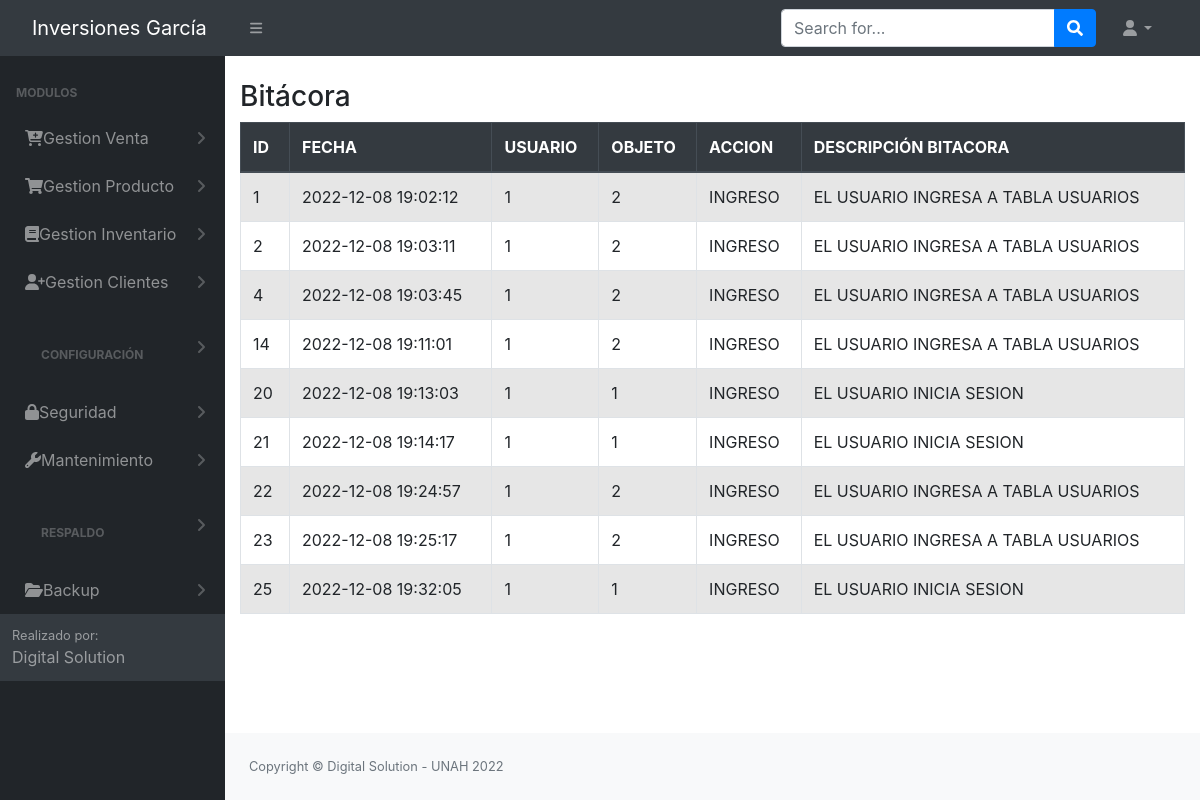
The page /Login/bitacora.php (signed in) on the database as committed earlier.
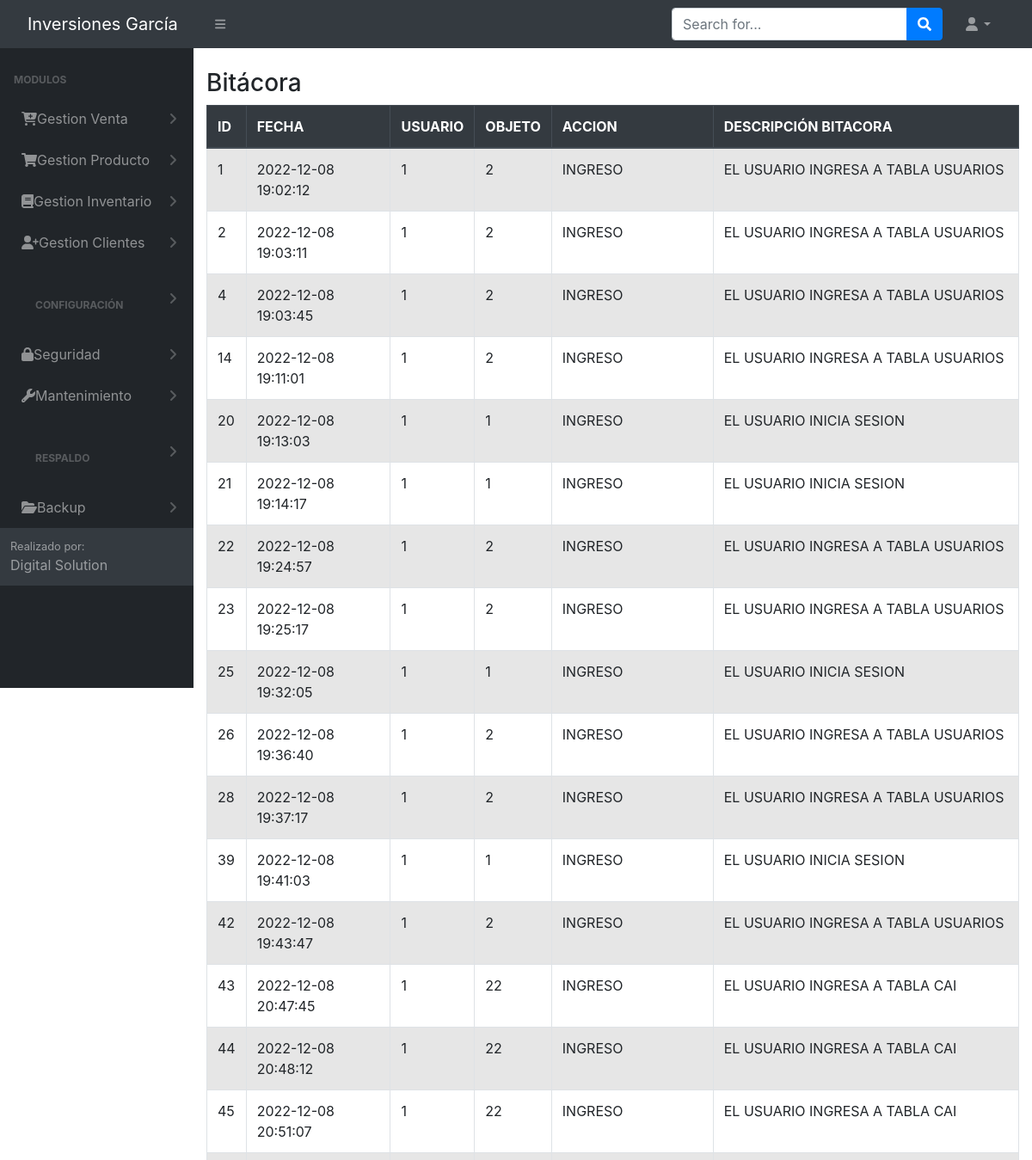
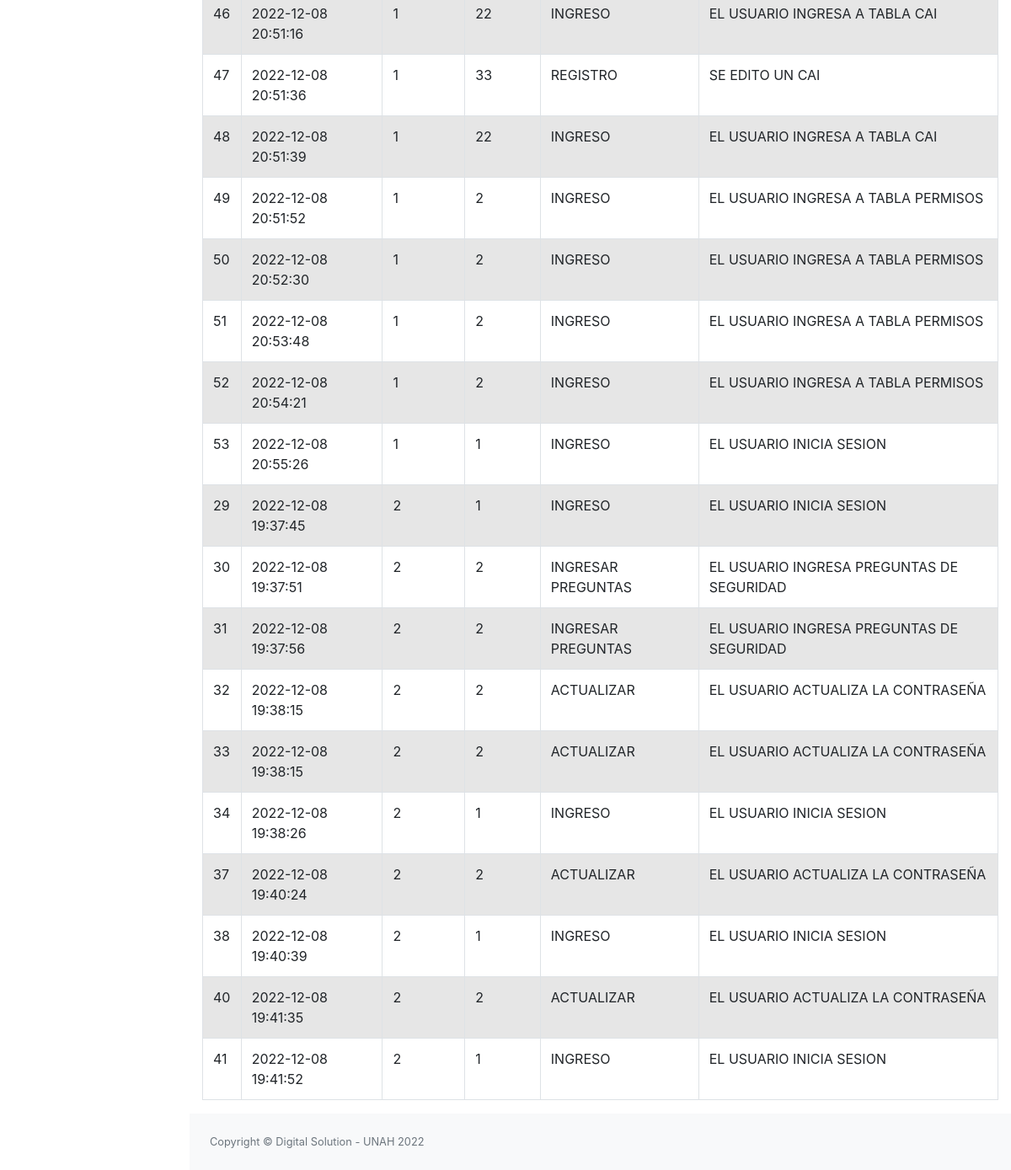
The same page on the database as committed later (2 pictures, top to bottom).
### tables this page shows
CREATE TABLE `tbl_permisos` (
  `id_permiso` int(11) NOT NULL AUTO_INCREMENT,
  `id_rol` int(11) NOT NULL,
  `permiso_insercion` int(11) NOT NULL,
  `permiso_eliminacion` int(11) NOT NULL,
  `permiso_modificar` int(11) NOT NULL,
  `permiso_consultar` int(11) NOT NULL,
  `id_objeto` int(11) NOT NULL,
  `pdf` int(11) NOT NULL,
  PRIMARY KEY (`id_permiso`),
  KEY `id_objeto` (`id_objeto`),
  KEY `id_rol` (`id_rol`)
);

CREATE TABLE `tbl_modulos` (
  `id_objeto` int(11) NOT NULL AUTO_INCREMENT,
  `Objeto` varchar(100) NOT NULL,
  `descripcion_objeto` varchar(30) NOT NULL,
  `id_padre` int(11) NOT NULL,
  `URL` varchar(100) NOT NULL,
  PRIMARY KEY (`id_objeto`)
);

CREATE TABLE `tbl_bitacora` (
  `id` int(11) NOT NULL AUTO_INCREMENT,
  `fecha` timestamp NOT NULL DEFAULT current_timestamp() ON UPDATE current_timestamp(),
  `id_usuario` int(11) NOT NULL,
  `id_objeto` int(11) NOT NULL,
  `accion` varchar(20) NOT NULL,
  `descripcion` varchar(80) NOT NULL,
  PRIMARY KEY (`id`),
  KEY `id_usuario` (`id_usuario`),
  KEY `id_objeto` (`id_objeto`),
  KEY `id_usuario_2` (`id_usuario`),
  CONSTRAINT `tbl_bitacora_ibfk_1` FOREIGN KEY (`id_usuario`) REFERENCES `tbl_usuario` (`id_usuario`)
);

CREATE TABLE `tbl_usuario` (
  `id_usuario` int(11) NOT NULL AUTO_INCREMENT,
  `nombre` varchar(100) NOT NULL,
  `correo` varchar(100) NOT NULL,
  `usuario` varchar(20) NOT NULL,
  `clave` varchar(50) NOT NULL,
  `id_rol` int(11) NOT NULL,
  `fecha_ultima_conexion` timestamp NOT NULL DEFAULT current_timestamp() ON UPDATE current_timestamp(),
  `preguntas_contestadas` int(11) NOT NULL,
  `primer_ingreso` int(11) NOT NULL,
  `fecha_vencimiento` date NOT NULL DEFAULT '0000-00-00',
  `id_estado` int(11) NOT NULL,
  `id_empleado` int(11) NOT NULL,
  PRIMARY KEY (`id_usuario`),
  KEY `id_rol` (`id_rol`),
  KEY `estado` (`id_estado`),
  KEY `id_empleado` (`id_empleado`),
  CONSTRAINT `tbl_usuario_ibfk_1` FOREIGN KEY (`id_estado`) REFERENCES `tbl_estado` (`id_estado`),
  CONSTRAINT `tbl_usuario_ibfk_2` FOREIGN KEY (`id_rol`) REFERENCES `tbl_roles` (`id_rol`)
);

### config/conex.php (called while the page is built, shortened)
<?php
     function getConexion()
    {
        $db = new PDO('mysql:host=localhost:3306;dbname=bd_inversiones_garcia', 'root', '');
        return $db;
    }
?>

### controladores/controlador_bitacora.php (called while the page is built, shortened)
<?php
   require_once '../modelos/modelo_bitacora.php';
    function traerBitacora(){
        $modeloBitacora = new bitacora();
        $resultado = $modeloBitacora->get_bitacora();
        return $resultado;
    }
?>

### modelos/modelo_bitacora.php (called while the page is built, shortened)
<?php
class bitacora
{
    private $db;
    private $bitacora;
    public function __construct()
    {
        $this->db = getConexion();
        $this->bitacora = array();
    }
    private function setNames()
    {
        return $this->db->query("SET NAMES 'utf8'");
    }
    public function get_bitacora(){
        $this->db = getConexion();
        self::setNames();
        $sql = "SELECT b.id as id, b.fecha AS fecha, b.fecha AS fecha, u.id_usuario AS id_usuario, m.id_objeto AS id_objeto,
        b.accion AS accion, b.descripcion AS descripcion
        FROM tbl_bitacora as b inner join tbl_usuario as u on b.id_usuario = u.id_usuario
        inner join tbl_modulos as m on b.id_objeto = m.id_objeto;";
        $resultado = $this->db->query($sql);
        foreach ($resultado as $resp) {
            $this->bitacora[] = $resp;
        }
        return $this->bitacora;
        $this->db = null;
    }
}
?>

### Login/bitacora.php (the view, shortened to what this page needs)
<?php
include_once "../Login/header.php";
include_once '../controladores/controlador_bitacora.php';
?>
<div class="container-fluid">
    <div class="page-title">
        <div class="title_left">
            <h3>Bitácora</h3>
        </div>
    </div>
    <div class="row">
        <div class="col-lg-12">
            <div class="table-responsive">
                <table class="table table-striped table-bordered" id="table">
                    <thead class="thead-dark">
                        <tr>
                            <th>ID</th>
                            <th>FECHA</th>
                            <th>USUARIO</th>
                            <th>OBJETO</th>
                            <th>ACCION</th>
                            <th>DESCRIPCIÓN BITACORA</th>
                        </tr>
                    </thead>
                    <tbody>
                        <?php
                        $resultado = traerBitacora();
                        foreach ($resultado as $Bitacora) {
                            echo "<tr>";
                            echo "<td>" . $Bitacora['id'] . "</td>";
                            echo "<td>" . $Bitacora['fecha'] . "</td>";
                            echo "<td>" . $Bitacora['id_usuario'] . "</td>";
                            echo "<td>" . $Bitacora['id_objeto'] . "</td>";
                            echo "<td>" . $Bitacora['accion'] . "</td>";
                            echo "<td>" . $Bitacora['descripcion'] . "</td>";
                            echo "</tr>";
                        }
                        ?>
                    </tbody>
                </table>
            </div>
        </div>
    </div>
</div>
<?php include_once "../Login/footer.php"; ?>

### Login/header.php (shortened to what this page needs)
<?php
include '../config/conn.php';
?>
<!DOCTYPE html>
<html lang="en">
    <head>
        <link href="https://cdn.jsdelivr.net/npm/simple-datatables@latest/dist/style.css" rel="stylesheet" />
        <link href="../dist/css/styles.css" rel="stylesheet" />
        <link rel="stylesheet" href="../Login/vendors/x/dist/notiflix-3.2.5.min.css" />
        <link rel="stylesheet" href="https://cdnjs.cloudflare.com/ajax/libs/twitter-bootstrap/4.1.3/css/bootstrap.css">
        <link rel="stylesheet" href="https://cdn.datatables.net/1.10.20/css/dataTables.bootstrap4.min.css">
        <link rel="stylesheet" type="text/css" href="assets/css/main.css">
        <link rel="stylesheet" type="text/css" href="assets/css/style.css">
        <link href="https://cdn.jsdelivr.net/npm/bootstrap@5.1.3/dist/css/bootstrap.min.css" rel="stylesheet">
        <link href="../dist/css/contenedor.css" rel="stylesheet" />
        <link href="../Login/vendors/bootstrap/dist/css/bootstrap.min.css" rel="stylesheet">
        <link rel="stylesheet" href="../Login/vendors/notiflix/dist/notiflix-3.2.5.min.css" />
        <link rel="stylesheet" href="https://cdnjs.cloudflare.com/ajax/libs/font-awesome/5.7.2/css/all.min.css" />
        <link rel="stylesheet" href="https://cdnjs.cloudflare.com/ajax/libs/simple-line-icons/2.4.1/css/simple-line-icons.css" />
        <link rel="stylesheet" href="https://cdn.datatables.net/1.10.19/css/jquery.dataTables.min.css" />
        <link rel="stylesheet" href="https://cdn.datatables.net/buttons/1.5.6/css/buttons.dataTables.min.css" />
    </head>
    <body class="sb-nav-fixed">
        <nav class="sb-topnav navbar navbar-expand navbar-dark bg-dark">
            <a class="navbar-brand ps-3" id="titulo_menu" href="../dist/home.php">  Inversiones García  </a>
            <button class="btn btn-link btn-sm order-1 order-lg-0 me-4 me-lg-0" id="sidebarToggle" href="#!"><i class="fas fa-bars"></i></button>
            <form class="d-none d-md-inline-block form-inline ms-auto me-0 me-md-3 my-2 my-md-0">
                <div class="input-group">
                    <input class="form-control" type="text" placeholder="Search for..." aria-label="Search for..." aria-describedby="btnNavbarSearch" />
                    <button class="btn btn-primary" id="btnNavbarSearch" type="button"><i class="fas fa-search"></i></button>
                </div>
            </form>
            <ul class="navbar-nav ms-auto ms-md-0 me-3 me-lg-4">
                <li class="nav-item dropdown">
                    <a class="nav-link dropdown-toggle" id="navbarDropdown" href="#" role="button" data-bs-toggle="dropdown" aria-expanded="false"><i class="fas fa-user fa-fw"></i></a>
                </li>
            </ul>
        </nav>
        <div id="layoutSidenav">
            <div id="layoutSidenav_nav">
                <nav class="sb-sidenav accordion sb-sidenav-dark" id="sidenavAccordion">
                    <div class="sb-sidenav-menu">
                        <div class="nav">
                            <div class="sb-sidenav-menu-heading">Modulos</div>
                            <?php
                            $rol = $_SESSION['rol'];
                            $result = mysqli_query($conn, "select * from tbl_modulos tm inner join tbl_permisos tp ON tm.ID_OBJETO = tp.ID_OBJETO where tm.ID_PADRE = 0 and tp.permiso_consultar = 1 and tp.ID_ROL = '$rol'"); ?>
                            <?php foreach ($result as $i) : ?>
                                <a class="nav-link collapsed" href="#" data-bs-toggle="collapse" data-bs-target="#pagesCollapsePersonas<?= $i['id_objeto'] ?>" aria-expanded="false" aria-controls="pagesCollapseError">
                                    &nbsp;&nbsp;<?= $i['Objeto'] ?>
                                    <div class="sb-sidenav-collapse-arrow"><i class="fas fa-angle-down"></i></div>
                                </a>
                            <?php endforeach; ?>
                    </div>
                    <div class="sb-sidenav-footer">
                        <div class="small">Realizado por:</div>
                        Digital Solution
                    </div>
                </nav>
            </div>
            <div id="layoutSidenav_content"> <br>

### Login/footer.php (shortened to what this page needs)
                <footer class="py-4 bg-light mt-auto">
                    <div class="container-fluid px-4">
                        <div class="d-flex align-items-center justify-content-between small">
                            <div class="text-muted">Copyright &copy; Digital Solution - UNAH 2022</div>
                        </div>
                    </div>
                </footer>
            </div>
        </div>
    </body>
</html>

### src/assets/css/style.css (style rules this page uses)
.row { display: -webkit-box; display: -ms-flexbox; display: flex; -ms-flex-wrap: wrap; flex-wrap: wrap; margin-right: -5px; margin-left: -5px; }

Rows that differ between the two databases and show on the page:
added tbl_bitacora: id "26", fecha "2022-12-08 19:36:40", id_usuario.id_usuario "1", id_objeto.id_objeto "2", accion "INGRESO", descripcion "EL USUARIO INGRESA A TABLA USUARIOS"
added tbl_bitacora: id "28", fecha "2022-12-08 19:37:17", id_usuario.id_usuario "1", id_objeto.id_objeto "2", accion "INGRESO", descripcion "EL USUARIO INGRESA A TABLA USUARIOS"
added tbl_bitacora: id "39", fecha "2022-12-08 19:41:03", id_usuario.id_usuario "1", id_objeto.id_objeto "1", accion "INGRESO", descripcion "EL USUARIO INICIA SESION"
added tbl_bitacora: id "42", fecha "2022-12-08 19:43:47", id_usuario.id_usuario "1", id_objeto.id_objeto "2", accion "INGRESO", descripcion "EL USUARIO INGRESA A TABLA USUARIOS"
added tbl_bitacora: id "43", fecha "2022-12-08 20:47:45", id_usuario.id_usuario "1", id_objeto.id_objeto "22", accion "INGRESO", descripcion "EL USUARIO INGRESA A TABLA CAI"
added tbl_bitacora: id "44", fecha "2022-12-08 20:48:12", id_usuario.id_usuario "1", id_objeto.id_objeto "22", accion "INGRESO", descripcion "EL USUARIO INGRESA A TABLA CAI"
added tbl_bitacora: id "45", fecha "2022-12-08 20:51:07", id_usuario.id_usuario "1", id_objeto.id_objeto "22", accion "INGRESO", descripcion "EL USUARIO INGRESA A TABLA CAI"
added tbl_bitacora: id "46", fecha "2022-12-08 20:51:16", id_usuario.id_usuario "1", id_objeto.id_objeto "22", accion "INGRESO", descripcion "EL USUARIO INGRESA A TABLA CAI"
added tbl_bitacora: id "47", fecha "2022-12-08 20:51:36", id_usuario.id_usuario "1", id_objeto.id_objeto "33", accion "REGISTRO", descripcion "SE EDITO UN CAI"
added tbl_bitacora: id "48", fecha "2022-12-08 20:51:39", id_usuario.id_usuario "1", id_objeto.id_objeto "22", accion "INGRESO", descripcion "EL USUARIO INGRESA A TABLA CAI"
added tbl_bitacora: id "49", fecha "2022-12-08 20:51:52", id_usuario.id_usuario "1", id_objeto.id_objeto "2", accion "INGRESO", descripcion "EL USUARIO INGRESA A TABLA PERMISOS"
added tbl_bitacora: id "50", fecha "2022-12-08 20:52:30", id_usuario.id_usuario "1", id_objeto.id_objeto "2", accion "INGRESO", descripcion "EL USUARIO INGRESA A TABLA PERMISOS"
added tbl_bitacora: id "51", fecha "2022-12-08 20:53:48", id_usuario.id_usuario "1", id_objeto.id_objeto "2", accion "INGRESO", descripcion "EL USUARIO INGRESA A TABLA PERMISOS"
added tbl_bitacora: id "52", fecha "2022-12-08 20:54:21", id_usuario.id_usuario "1", id_objeto.id_objeto "2", accion "INGRESO", descripcion "EL USUARIO INGRESA A TABLA PERMISOS"
added tbl_bitacora: id "53", fecha "2022-12-08 20:55:26", id_usuario.id_usuario "1", id_objeto.id_objeto "1", accion "INGRESO", descripcion "EL USUARIO INICIA SESION"
added tbl_bitacora: id "29", fecha "2022-12-08 19:37:45", id_usuario.id_usuario "2", id_objeto.id_objeto "1", accion "INGRESO", descripcion "EL USUARIO INICIA SESION"
added tbl_bitacora: id "30", fecha "2022-12-08 19:37:51", id_usuario.id_usuario "2", id_objeto.id_objeto "2", accion "INGRESAR PREGUNTAS", descripcion "EL USUARIO INGRESA PREGUNTAS DE SEGURIDAD"
added tbl_bitacora: id "31", fecha "2022-12-08 19:37:56", id_usuario.id_usuario "2", id_objeto.id_objeto "2", accion "INGRESAR PREGUNTAS", descripcion "EL USUARIO INGRESA PREGUNTAS DE SEGURIDAD"
added tbl_bitacora: id "32", fecha "2022-12-08 19:38:15", id_usuario.id_usuario "2", id_objeto.id_objeto "2", accion "ACTUALIZAR", descripcion "EL USUARIO ACTUALIZA LA CONTRASEÑA"
added tbl_bitacora: id "33", fecha "2022-12-08 19:38:15", id_usuario.id_usuario "2", id_objeto.id_objeto "2", accion "ACTUALIZAR", descripcion "EL USUARIO ACTUALIZA LA CONTRASEÑA"
added tbl_bitacora: id "34", fecha "2022-12-08 19:38:26", id_usuario.id_usuario "2", id_objeto.id_objeto "1", accion "INGRESO", descripcion "EL USUARIO INICIA SESION"
added tbl_bitacora: id "37", fecha "2022-12-08 19:40:24", id_usuario.id_usuario "2", id_objeto.id_objeto "2", accion "ACTUALIZAR", descripcion "EL USUARIO ACTUALIZA LA CONTRASEÑA"
added tbl_bitacora: id "38", fecha "2022-12-08 19:40:39", id_usuario.id_usuario "2", id_objeto.id_objeto "1", accion "INGRESO", descripcion "EL USUARIO INICIA SESION"
added tbl_bitacora: id "40", fecha "2022-12-08 19:41:35", id_usuario.id_usuario "2", id_objeto.id_objeto "2", accion "ACTUALIZAR", descripcion "EL USUARIO ACTUALIZA LA CONTRASEÑA"
added tbl_bitacora: id "41", fecha "2022-12-08 19:41:52", id_usuario.id_usuario "2", id_objeto.id_objeto "1", accion "INGRESO", descripcion "EL USUARIO INICIA SESION"
